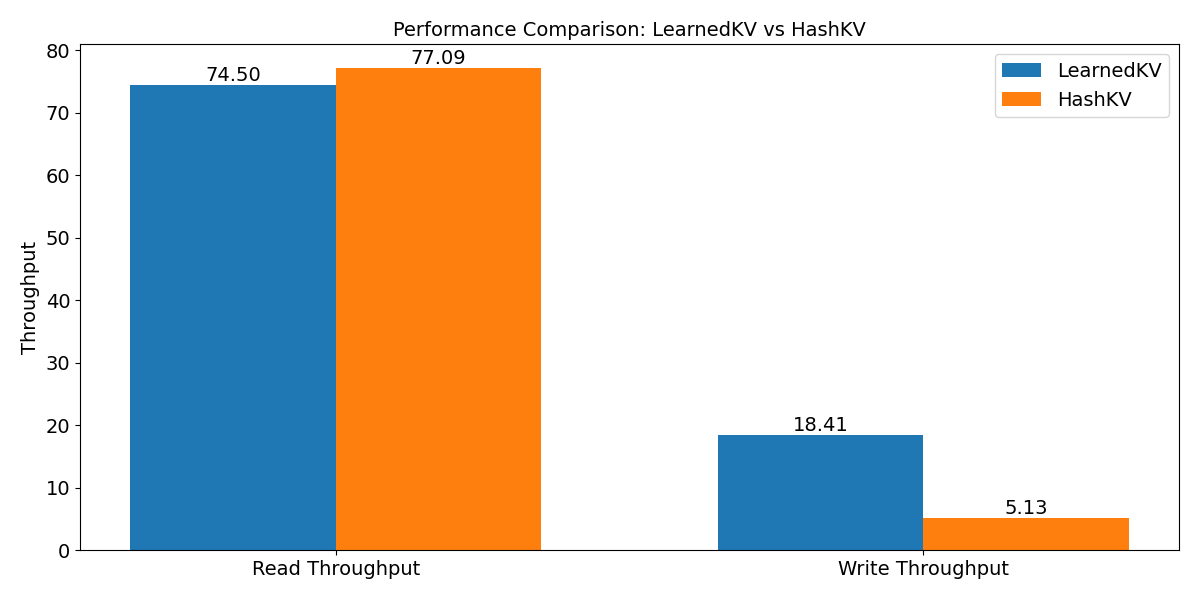

Write the Python code that produced this figure.
import pandas as pd
import matplotlib.pyplot as plt
import numpy as np

# Read the data
data = pd.read_csv('HashKV.csv')

# Set up the plot
plt.rcParams.update({'font.size': 14})  # Set global font size
fig, ax = plt.subplots(figsize=(12, 6))

# Set the width of each bar and the positions of the bars
width = 0.35
x = np.arange(2)  # Two positions: one for read, one for write

# Create the bars with new colors
learnedkv_bars = ax.bar(x - width/2, data.loc[0, ['read_throughput', 'write_throughput']], width, label='LearnedKV', color='#1f77b4')  # Dark blue
btree_bars = ax.bar(x + width/2, data.loc[1, ['read_throughput', 'write_throughput']], width, label='HashKV', color='#ff7f0e')  # Dark orange

# Customize the plot
ax.set_ylabel('Throughput', fontsize=14)
ax.set_title('Performance Comparison: LearnedKV vs HashKV', fontsize=14)
ax.set_xticks(x)
ax.set_xticklabels(['Read Throughput', 'Write Throughput'], fontsize=14)
ax.legend(fontsize=14)

# Add value labels on top of each bar
for bars in [learnedkv_bars, btree_bars]:
    for bar in bars:
        height = bar.get_height()
        ax.text(bar.get_x() + bar.get_width()/2, height,
                f'{height:.2f}', ha='center', va='bottom', fontsize=14)

# Adjust layout and display the plot
plt.tight_layout()
plt.show()

# Optionally, save the figure
# plt.savefig('index_performance_comparison.png', dpi=300, bbox_inches='tight')


plt.savefig('HashKV.png')
plt.savefig('HashKV.pdf')
